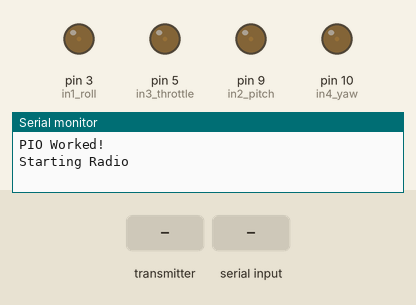
Recording of a sketch running on a simulated Arduino Uno, built with avr-gcc and run on an emulated ATmega328P. Parts: output pins drawn as LEDs (lit = HIGH), the last lines printed to the serial monitor. The test bench sets the inputs (shaded band). No radio packets arrive unless stated.

Above: at 1.2 s.
1.3 s: the transmitter starts sending LButton = 0
At 1.8 s:
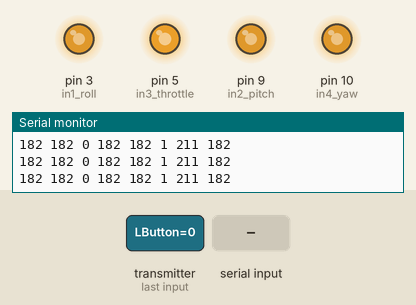
2.8 s: "y" received over Serial
At 3.9 s:
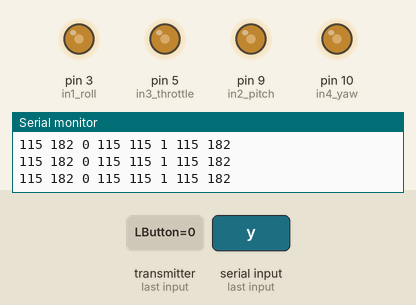
Timing chart, 0 to 5.8 s (numbered marks = the images above; inputs shaded):
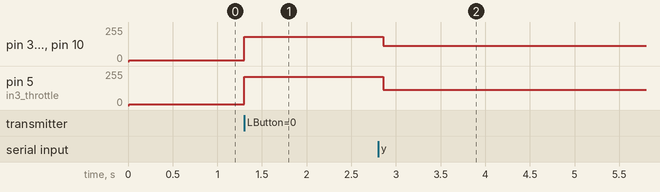

The sketch:

nano_RF_Receiver.ino
```cpp
#include <SPI.h>
#include <nRF24L01.h>
#include <RF24.h>

// Set up PPM Enoder PWM Pins
const int in1_roll = 3;
const int in2_pitch = 9;
const int in3_throttle = 5;
const int in4_yaw = 10;

// Set Up RF Pins and External Information
RF24 radio(7, 8); // CE, CSN
const byte address[6] = "00501";
const uint8_t  channel = 122;

// Tranciever Timeout Control Variables
unsigned long lastReceiveTime = 0;
unsigned long currentTime = 0;

// Toggle Button Variables
bool lockThrottle = false;
bool panicButton = false;
int prevLButton = 1;
int prevRButton = 1;
int lockThrottleValue = 0;
bool piControl = false;

// Data Array
const int len = 8;
int sensorData[len];

// Max size 32 bytes because of buffer limit
struct CMD_Packet {
    byte LButton;
    byte RButton;
    byte LStickX;
    byte LStickY;
    byte RStickX;
    byte RStickY;
    byte LTrim;
    byte RTrim;
};

CMD_Packet packet;

void setup() {
    // Set Up Serial Comms - Debug
    Serial.begin(9600);

    Serial.println("PIO Worked!");

    // Set up Radio
    radio.begin();
    radio.openReadingPipe(1, address);
    radio.setPALevel(RF24_PA_MIN,0);
    radio.setChannel(channel);
    Serial.println("Starting Radio");
    resetData();
    radio.startListening();

    // Halve frequency on pin 5 to 480Hz to account for PWM frequency difference
    TCCR0B = (1 << CS01) | (1 << CS00); // 0x03, x64
    TCCR0A = (1 << WGM00); // 0x01, phase correct

    // Describe Input Pins
    pinMode(in1_roll, OUTPUT);
    pinMode(in2_pitch, OUTPUT);
    pinMode(in3_throttle, OUTPUT);
    pinMode(in4_yaw, OUTPUT);

    // Set all PWM to zero initially (IMPORTANT)
    analogWrite(in1_roll, 0);
    analogWrite(in2_pitch, 0);
    analogWrite(in3_throttle, 0);
    analogWrite(in4_yaw, 0);

    // Fill Data Array With Dummy Data
    for (int i = 0; i < len; i++)
    {
    sensorData[i] = 0;
    }
}
void loop() {
    // Check Serial for RPi Inputs
    RPiSerial();

    if (radio.available()) {
    radio.read(&packet, sizeof(CMD_Packet));

    // Map Joystick Values so that they are between 5-250
    packet.LStickX = map(packet.LStickX, 0, 255, 115, 250);
    packet.LTrim = map(packet.LTrim, 0, 255, 115, 250); // throttle (SPECIAL ONE) [Uses left pot for accuracy]
    packet.RStickX = map(packet.RStickX, 0, 255, 115, 250);
    packet.RStickY = map(packet.RStickY, 0, 255, 115, 250);

    // Place data from the transmitter module into array
    sensorData[0] = packet.LStickX;   // Left Stick X Axis
    sensorData[1] = packet.LStickY;   // Left Stick Y Axis
    sensorData[2] = packet.LButton;   // Left Button
    sensorData[3] = packet.RStickX;   // Right Stick X Axis
    sensorData[4] = packet.RStickY;   // Right Stick Y Axis
    sensorData[5] = packet.RButton;   // Right Button
    sensorData[6] = packet.LTrim;     // Left Pot
    sensorData[7] = packet.RTrim;     // Right Pot


    // Check for Toggle Buttons (Left = lock toggle for safety)
    if (!packet.LButton) // If button is pressed | button = LOW
    {
        if (prevLButton != packet.LButton) // Check to see if it was a held button (prevvalue)
        {
        lockThrottle = !lockThrottle; // If it was different value turn lock variable on
        prevLButton = packet.LButton; // Set the prev value to ON position to prevent hold
        lockThrottleValue = packet.LTrim;
        }
    }
    else
    {
        prevLButton = packet.LButton; // If button released, then set prev value back to 1
    }

    // Check Toggle Buttons (Right = PANIC BUTTON)
    if (!packet.RButton)
    {
        if (prevRButton != packet.RButton)
        {
        panicButton = !panicButton;
        prevRButton = packet.RButton;
        }
    }
    else
    {
        prevRButton = packet.RButton;
    }

    // Initiate lockthrottle and panicbutton modes
    if (panicButton || piControl)
    {
        // Set all PWM to zero for out of control drone
        analogWrite(in1_roll, 115);
        analogWrite(in2_pitch, 115);
        analogWrite(in3_throttle, 115);
        analogWrite(in4_yaw, 115);
        sensorData[0] = 115; // FOR TESTING PURPOSES ONLY!!!
        sensorData[6] = 115; // FOR TESTING PURPOSES ONLY!!!
        sensorData[3] = 115; // FOR TESTING PURPOSES ONLY!!!
        sensorData[4] = 115; // FOR TESTING PURPOSES ONLY!!!
    }
    else if (lockThrottle) // Lock throttle to current value, lock the rest to 50% duty cycle
    {
        analogWrite(in1_roll, 182);
        analogWrite(in2_pitch, 182);
        analogWrite(in3_throttle, lockThrottleValue);
        analogWrite(in4_yaw, 182);
        sensorData[0] = 182; // FOR TESTING PURPOSES ONLY!!!
        sensorData[6] = lockThrottleValue; // FOR TESTING PURPOSES ONLY!!!
        sensorData[3] = 182; // FOR TESTING PURPOSES ONLY!!!
        sensorData[4] = 182; // FOR TESTING PURPOSES ONLY!!!
    }
    else
    {
        // Assign controller values to PPM Encoder 1:1 ratio
        analogWrite(in1_roll, packet.RStickY);
        analogWrite(in2_pitch, packet.RStickX);
        analogWrite(in3_throttle, packet.LTrim);
        analogWrite(in4_yaw, packet.LStickX);
    }

    // Print array of information into Serial Monitor
    String printString = "";
    for (int i = 0; i < len; i++)
    {
        printString += String(sensorData[i]) + " ";
    }
    Serial.println(printString);
    delay(50);
    }
    else
    {
    // Set all PWM to zero as last resort (INSERT GOOD LANDING PROCEDURE HERE LATER)
    analogWrite(in1_roll, 5);
    analogWrite(in2_pitch, 5);
    analogWrite(in3_throttle, 5);
    analogWrite(in4_yaw, 5);
    }

    currentTime = millis();
    if ( currentTime - lastReceiveTime > 1000 ) { // If current time is more then 1 second since we have recived the last data, that means we have lost connection
    resetData(); // If connection is lost, reset the data. It prevents unwanted behavior, for example if a drone has a throttle up and we lose connection, it can keep flying unless we reset the values
    }
}

// [Function] Checks to see if serial data has been recieved from the Raspberry Pi
void RPiSerial()
{
    if (Serial.available() > 0)
    {
        char command = Serial.read();
        if (command == 'y')
        {
            Serial.println("Detected! Auto-Panic Mode Toggled!");
            piControl = !piControl;
        }
    }
}

// [Function] Reset data when there is no radio connection - Set initial default values
void resetData() {
    packet.LButton = 1;
    packet.RButton = 1;
    packet.LStickX = 182;
    packet.LStickY = 182;
    packet.RStickX = 182;
    packet.RStickY = 182;
    packet.LTrim = 182;
    packet.RTrim = 182;
}
```

Measured:
- after the input at 1.3 s, pin 3 (in1_roll), pin 9 (in2_pitch), pin 10 (in4_yaw): 5/255 → 182/255 at once; pin 5 (in3_throttle): 5/255 → 211/255 at once
- after the input at 2.8 s, pin 3 (in1_roll), pin 9 (in2_pitch), pin 10 (in4_yaw): 182/255 → 115/255 after 0.06 s; pin 5 (in3_throttle): 211/255 → 115/255 after 0.06 s
